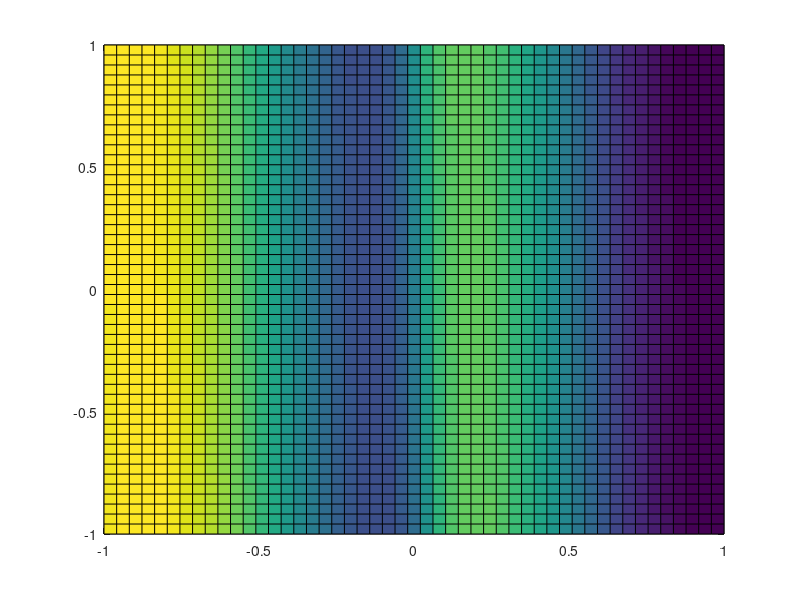

Source code (MATLAB):
%% Proyecto 6 - Derivadas topologicas
clear all; clc; close all;
global color
% Colores
red = [0.85,0.33,0.1];blue=[0,0.45,0.74];green=[0.47,0.67,0.19];
purple = [0.49,0.18,0.56];yellow = [0.93,0.69,0.13];orange=[0.702,0.349,0];
color=[red;blue;green;purple;yellow;orange];
clear red blue green purple yellow orange
% ------------------------------------
load('DatosDT.mat');
N = 50;
x_mesh = linspace(-1,1,N);
y_mesh = linspace(-1,1,N);
[X,Y] = meshgrid(x_mesh,y_mesh);
x = X(:);
y = Y(:);
x = [x,y];
DT = zeros(length(Angulos),length(x));
w = zeros(length(Angulos),length(x));
DT_new = zeros(1,length(x));
OndaMedida = OndaMedida.';% .' para solo transponer
[Nr,Nd] = size(OndaMedida);
for j=1:length(Xreceptores)
    u_incidente_receptores(:,j) = exp(i*lambda.*Angulos.*Xreceptores(j).*Yreceptores(j));
end
d = [cos(Angulos)',sin(Angulos)'];
for k=1:length(Angulos)
    u_incidente(k,:) = exp(i*lambda*x*d(k,:)');
end
for k=1:length(Angulos)
    for j=1:length(x)
        for t=1:length(Xreceptores)
            z = lambda*norm(x(j)-Xreceptores(t).*Yreceptores(t));
            w(k,t) = w(k,t) + (i/4)*besselh(0,1,z)*conj(OndaMedida(k,t)-u_incidente_receptores(k,t));
        end
        DT(k,j) = real(u_incidente(k,t).*w(k,t));
    end
    DT_new = DT_new + DT(k,:);
end
DT_new = reshape(DT_new,[N,N]);
pcolor(x_mesh,y_mesh,DT_new)